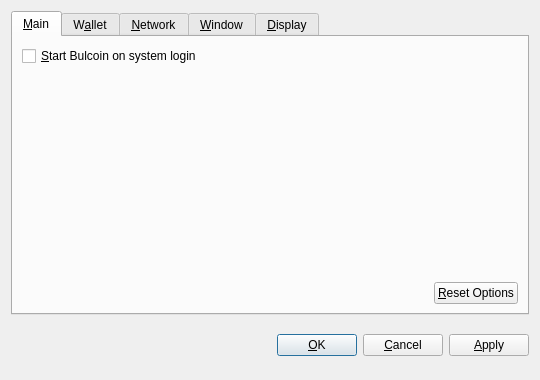
<?xml version="1.0" encoding="UTF-8"?>
<ui version="4.0">
 <class>OptionsDialog</class>
 <widget class="QDialog" name="OptionsDialog">
  <property name="geometry">
   <rect>
    <x>0</x>
    <y>0</y>
    <width>540</width>
    <height>380</height>
   </rect>
  </property>
  <property name="windowTitle">
   <string>Options</string>
  </property>
  <property name="modal">
   <bool>true</bool>
  </property>
  <layout class="QVBoxLayout" name="verticalLayout">
   <item>
    <widget class="QTabWidget" name="tabWidget">
     <property name="tabPosition">
      <enum>QTabWidget::North</enum>
     </property>
     <property name="currentIndex">
      <number>0</number>
     </property>
     <widget class="QWidget" name="tabMain">
      <attribute name="title">
       <string>&amp;Main</string>
      </attribute>
      <layout class="QVBoxLayout" name="verticalLayout_Main">
       <item>
        <widget class="QCheckBox" name="bitcoinAtStartup">
         <property name="toolTip">
          <string>Automatically start Bulcoin after logging in to the system.</string>
         </property>
         <property name="text">
          <string>&amp;Start Bulcoin on system login</string>
         </property>
        </widget>
       </item>
       <item>
        <spacer name="verticalSpacer_Main">
         <property name="orientation">
          <enum>Qt::Vertical</enum>
         </property>
         <property name="sizeHint" stdset="0">
          <size>
           <width>20</width>
           <height>40</height>
          </size>
         </property>
        </spacer>
       </item>
       <item>
        <layout class="QHBoxLayout" name="horizontalLayout_2_Main">
         <item>
          <spacer name="horizontalSpacer_2_Main">
           <property name="orientation">
            <enum>Qt::Horizontal</enum>
           </property>
           <property name="sizeHint" stdset="0">
            <size>
             <width>40</width>
             <height>20</height>
            </size>
           </property>
          </spacer>
         </item>
         <item>
          <widget class="QPushButton" name="resetButton">
           <property name="toolTip">
            <string>Reset all client options to default.</string>
           </property>
           <property name="text">
            <string>&amp;Reset Options</string>
           </property>
           <property name="autoDefault">
            <bool>false</bool>
           </property>
          </widget>
         </item>
        </layout>
       </item>
      </layout>
     </widget>
     <widget class="QWidget" name="tabWallet">
      <attribute name="title">
       <string>W&amp;allet</string>
      </attribute>
      <layout class="QVBoxLayout" name="verticalLayout_Network">
       <item>
        <widget class="QLabel" name="transactionFeeInfoLabel">
         <property name="text">
          <string>Optional transaction fee per kB that helps make sure your transactions are processed quickly. Most transactions are 1 kB.</string>
         </property>
         <property name="textFormat">
          <enum>Qt::PlainText</enum>
         </property>
         <property name="wordWrap">
          <bool>true</bool>
         </property>
        </widget>
       </item>
       <item>
        <layout class="QHBoxLayout" name="horizontalLayout_1_Main">
         <item>
          <widget class="QLabel" name="transactionFeeLabel">
           <property name="text">
            <string>Pay transaction &amp;fee</string>
           </property>
           <property name="textFormat">
            <enum>Qt::PlainText</enum>
           </property>
           <property name="buddy">
            <cstring>transactionFee</cstring>
           </property>
          </widget>
         </item>
         <item>
          <widget class="BitcoinAmountField" name="transactionFee"/>
         </item>
         <item>
          <spacer name="horizontalSpacer_1_Main">
           <property name="orientation">
            <enum>Qt::Horizontal</enum>
           </property>
           <property name="sizeHint" stdset="0">
            <size>
             <width>40</width>
             <height>20</height>
            </size>
           </property>
          </spacer>
         </item>
        </layout>
       </item>
       <item>
        <widget class="QLabel" name="label">
         <property name="text">
          <string>If you disable the spending of unconfirmed change, the change from a transaction cannot be used until that transaction has at least one confirmation. This also affects how your balance is computed.</string>
         </property>
         <property name="wordWrap">
          <bool>true</bool>
         </property>
        </widget>
       </item>
       <item>
        <widget class="QCheckBox" name="spendZeroConfChange">
         <property name="text">
          <string>Spend unconfirmed change  (experts only)</string>
         </property>
        </widget>
       </item>
       <item>
        <spacer name="verticalSpacer">
         <property name="orientation">
          <enum>Qt::Vertical</enum>
         </property>
         <property name="sizeHint" stdset="0">
          <size>
           <width>20</width>
           <height>40</height>
          </size>
         </property>
        </spacer>
       </item>
      </layout>
     </widget>
     <widget class="QWidget" name="tabNetwork">
      <attribute name="title">
       <string>&amp;Network</string>
      </attribute>
      <layout class="QVBoxLayout" name="verticalLayout_Network">
       <item>
        <widget class="QCheckBox" name="mapPortUpnp">
         <property name="toolTip">
          <string>Automatically open the Bulcoin client port on the router. This only works when your router supports UPnP and it is enabled.</string>
         </property>
         <property name="text">
          <string>Map port using &amp;UPnP</string>
         </property>
        </widget>
       </item>
       <item>
        <widget class="QCheckBox" name="connectSocks">
         <property name="toolTip">
          <string>Connect to the Bulcoin network through a SOCKS proxy (e.g. when connecting through Tor).</string>
         </property>
         <property name="text">
          <string>&amp;Connect through SOCKS proxy:</string>
         </property>
        </widget>
       </item>
       <item>
        <layout class="QHBoxLayout" name="horizontalLayout_Network">
         <item>
          <widget class="QLabel" name="proxyIpLabel">
           <property name="text">
            <string>Proxy &amp;IP:</string>
           </property>
           <property name="textFormat">
            <enum>Qt::PlainText</enum>
           </property>
           <property name="buddy">
            <cstring>proxyIp</cstring>
           </property>
          </widget>
         </item>
         <item>
          <widget class="QValidatedLineEdit" name="proxyIp">
           <property name="maximumSize">
            <size>
             <width>140</width>
             <height>16777215</height>
            </size>
           </property>
           <property name="toolTip">
            <string>IP address of the proxy (e.g. 127.0.0.1)</string>
           </property>
          </widget>
         </item>
         <item>
          <widget class="QLabel" name="proxyPortLabel">
           <property name="text">
            <string>&amp;Port:</string>
           </property>
           <property name="textFormat">
            <enum>Qt::PlainText</enum>
           </property>
           <property name="buddy">
            <cstring>proxyPort</cstring>
           </property>
          </widget>
         </item>
         <item>
          <widget class="QLineEdit" name="proxyPort">
           <property name="maximumSize">
            <size>
             <width>55</width>
             <height>16777215</height>
            </size>
           </property>
           <property name="toolTip">
            <string>Port of the proxy (e.g. 9050)</string>
           </property>
          </widget>
         </item>
         <item>
          <widget class="QLabel" name="socksVersionLabel">
           <property name="text">
            <string>SOCKS &amp;Version:</string>
           </property>
           <property name="textFormat">
            <enum>Qt::PlainText</enum>
           </property>
           <property name="buddy">
            <cstring>socksVersion</cstring>
           </property>
          </widget>
         </item>
         <item>
          <widget class="QValueComboBox" name="socksVersion">
           <property name="toolTip">
            <string>SOCKS version of the proxy (e.g. 5)</string>
           </property>
          </widget>
         </item>
         <item>
          <spacer name="horizontalSpacer_Network">
           <property name="orientation">
            <enum>Qt::Horizontal</enum>
           </property>
           <property name="sizeHint" stdset="0">
            <size>
             <width>40</width>
             <height>20</height>
            </size>
           </property>
          </spacer>
         </item>
        </layout>
       </item>
       <item>
        <spacer name="verticalSpacer_Network">
         <property name="orientation">
          <enum>Qt::Vertical</enum>
         </property>
         <property name="sizeHint" stdset="0">
          <size>
           <width>20</width>
           <height>40</height>
          </size>
         </property>
        </spacer>
       </item>
      </layout>
     </widget>
     <widget class="QWidget" name="tabWindow">
      <attribute name="title">
       <string>&amp;Window</string>
      </attribute>
      <layout class="QVBoxLayout" name="verticalLayout_Window">
       <item>
        <widget class="QCheckBox" name="minimizeToTray">
         <property name="toolTip">
          <string>Show only a tray icon after minimizing the window.</string>
         </property>
         <property name="text">
          <string>&amp;Minimize to the tray instead of the taskbar</string>
         </property>
        </widget>
       </item>
       <item>
        <widget class="QCheckBox" name="minimizeOnClose">
         <property name="toolTip">
          <string>Minimize instead of exit the application when the window is closed. When this option is enabled, the application will be closed only after selecting Quit in the menu.</string>
         </property>
         <property name="text">
          <string>M&amp;inimize on close</string>
         </property>
        </widget>
       </item>
       <item>
        <spacer name="verticalSpacer_Window">
         <property name="orientation">
          <enum>Qt::Vertical</enum>
         </property>
         <property name="sizeHint" stdset="0">
          <size>
           <width>20</width>
           <height>40</height>
          </size>
         </property>
        </spacer>
       </item>
      </layout>
     </widget>
     <widget class="QWidget" name="tabDisplay">
      <attribute name="title">
       <string>&amp;Display</string>
      </attribute>
      <layout class="QVBoxLayout" name="verticalLayout_Display">
       <item>
        <layout class="QHBoxLayout" name="horizontalLayout_1_Display">
         <item>
          <widget class="QLabel" name="langLabel">
           <property name="text">
            <string>User Interface &amp;language:</string>
           </property>
           <property name="textFormat">
            <enum>Qt::PlainText</enum>
           </property>
           <property name="buddy">
            <cstring>lang</cstring>
           </property>
          </widget>
         </item>
         <item>
          <widget class="QValueComboBox" name="lang">
           <property name="toolTip">
            <string>The user interface language can be set here. This setting will take effect after restarting Bulcoin.</string>
           </property>
          </widget>
         </item>
        </layout>
       </item>
       <item>
        <layout class="QHBoxLayout" name="horizontalLayout_2_Display">
         <item>
          <widget class="QLabel" name="unitLabel">
           <property name="text">
            <string>&amp;Unit to show amounts in:</string>
           </property>
           <property name="textFormat">
            <enum>Qt::PlainText</enum>
           </property>
           <property name="buddy">
            <cstring>unit</cstring>
           </property>
          </widget>
         </item>
         <item>
          <widget class="QValueComboBox" name="unit">
           <property name="toolTip">
            <string>Choose the default subdivision unit to show in the interface and when sending coins.</string>
           </property>
          </widget>
         </item>
        </layout>
       </item>
       <item>
        <widget class="QCheckBox" name="displayAddresses">
         <property name="toolTip">
          <string>Whether to show Bulcoin addresses in the transaction list or not.</string>
         </property>
         <property name="text">
          <string>&amp;Display addresses in transaction list</string>
         </property>
        </widget>
       </item>
       <item>
        <widget class="QCheckBox" name="coinControlFeatures">
         <property name="toolTip">
          <string>Whether to show coin control features or not.</string>
         </property>
         <property name="text">
          <string>Display coin &amp;control features (experts only!)</string>
         </property>
        </widget>
       </item>
       <item>
        <spacer name="verticalSpacer_Display">
         <property name="orientation">
          <enum>Qt::Vertical</enum>
         </property>
         <property name="sizeHint" stdset="0">
          <size>
           <width>20</width>
           <height>40</height>
          </size>
         </property>
        </spacer>
       </item>
      </layout>
     </widget>
    </widget>
   </item>
   <item>
    <layout class="QHBoxLayout" name="horizontalLayout_Buttons">
     <item>
      <spacer name="horizontalSpacer_1">
       <property name="orientation">
        <enum>Qt::Horizontal</enum>
       </property>
       <property name="sizeHint" stdset="0">
        <size>
         <width>40</width>
         <height>48</height>
        </size>
       </property>
      </spacer>
     </item>
     <item>
      <widget class="QLabel" name="statusLabel">
       <property name="font">
        <font>
         <weight>75</weight>
         <bold>true</bold>
        </font>
       </property>
       <property name="text">
        <string/>
       </property>
       <property name="textFormat">
        <enum>Qt::PlainText</enum>
       </property>
       <property name="wordWrap">
        <bool>true</bool>
       </property>
      </widget>
     </item>
     <item>
      <spacer name="horizontalSpacer_2">
       <property name="orientation">
        <enum>Qt::Horizontal</enum>
       </property>
       <property name="sizeHint" stdset="0">
        <size>
         <width>40</width>
         <height>48</height>
        </size>
       </property>
      </spacer>
     </item>
     <item>
      <widget class="QPushButton" name="okButton">
       <property name="text">
        <string>&amp;OK</string>
       </property>
      </widget>
     </item>
     <item>
      <widget class="QPushButton" name="cancelButton">
       <property name="text">
        <string>&amp;Cancel</string>
       </property>
       <property name="autoDefault">
        <bool>false</bool>
       </property>
      </widget>
     </item>
     <item>
      <widget class="QPushButton" name="applyButton">
       <property name="text">
        <string>&amp;Apply</string>
       </property>
       <property name="autoDefault">
        <bool>false</bool>
       </property>
      </widget>
     </item>
    </layout>
   </item>
  </layout>
 </widget>
 <customwidgets>
  <customwidget>
   <class>BitcoinAmountField</class>
   <extends>QSpinBox</extends>
   <header>bitcoinamountfield.h</header>
  </customwidget>
  <customwidget>
   <class>QValueComboBox</class>
   <extends>QComboBox</extends>
   <header>qvaluecombobox.h</header>
  </customwidget>
  <customwidget>
   <class>QValidatedLineEdit</class>
   <extends>QLineEdit</extends>
   <header>qvalidatedlineedit.h</header>
  </customwidget>
 </customwidgets>
 <resources/>
 <connections/>
</ui>
